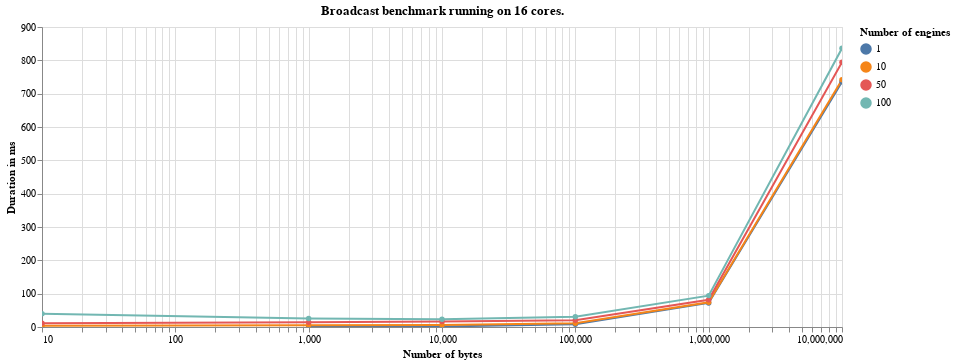
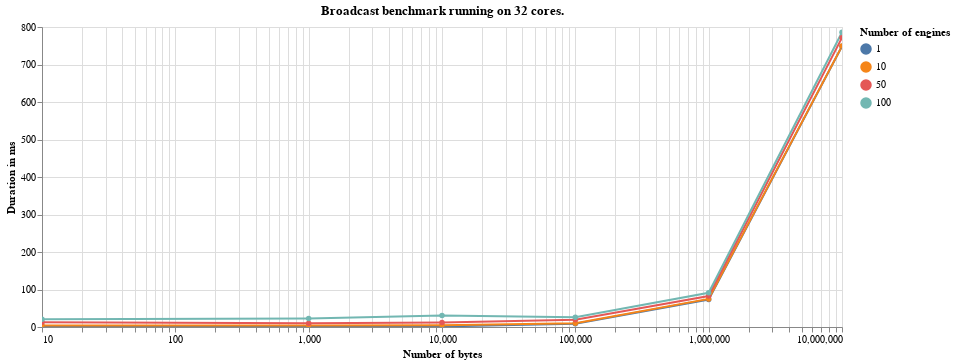
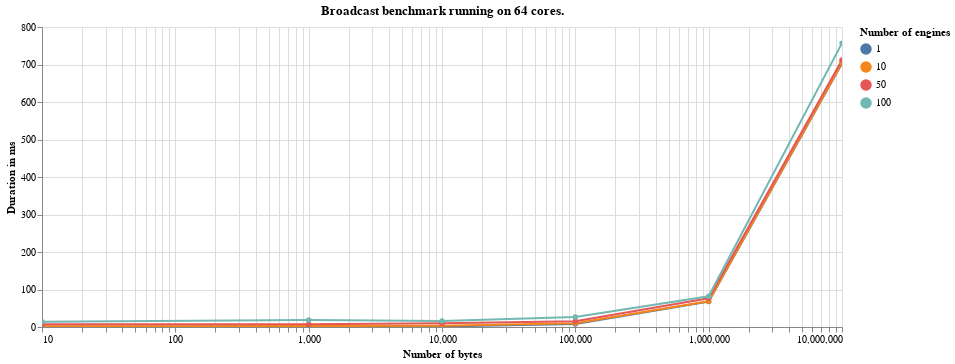

Write notebook code for charts like these, in order.
### Code cell
for core_num, results in sorted(throughput_source.items(), key=lambda key: key[0]):
    data = pd.DataFrame(results)
    alt.Chart(data).mark_line(point=True).encode(
        alt.X(
            'Number of bytes',
            scale=alt.Scale(type='log')
        ),
        y='Duration in ms',
        color='Number of engines:N',
        tooltip='Duration in ms',                         
    ).properties(title=f'Broadcast benchmark running on {core_num} cores.', width=800).interactive().display(renderer='svg')

### Figure 1 — Vega-Lite specification as saved in the notebook (floating-point values rounded to 4 significant figures)
{"$schema": "https://vega.github.io/schema/vega-lite/v3.4.0.json", "config": {"mark": {"tooltip": null}, "view": {"height": 300, "width": 400}}, "data": {"name": "data-6f37a22d3d887c61f9ec378fb2563cf3"}, "datasets": {"data-6f37a22d3d887c61f9ec378fb2563cf3": [{"Duration in ms": 0.83, "Number of bytes": 1000, "Number of engines": 1}, {"Duration in ms": 1.54, "Number of bytes": 10000, "Number of engines": 1}, {"Duration in ms": 8.41, "Number of bytes": 100000, "Number of engines": 1}, {"Duration in ms": 72.17, "Number of bytes": 1000000, "Number of engines": 1}, {"Duration in ms": 735.9, "Number of bytes": 10000000, "Number of engines": 1}, {"Duration in ms": 3.79, "Number of bytes": 10, "Number of engines": 10}, {"Duration in ms": 5.39, "Number of bytes": 1000, "Number of engines": 10}, {"Duration in ms": 5.69, "Number of bytes": 10000, "Number of engines": 10}, {"Duration in ms": 11.47, "Number of bytes": 100000, "Number of engines": 10}, {"Duration in ms": 74.36, "Number of bytes": 1000000, "Number of engines": 10}, {"Duration in ms": 741.8, "Number of bytes": 10000000, "Number of engines": 10}, {"Duration in ms": 11.61, "Number of bytes": 10, "Number of engines": 50}, {"Duration in ms": 14.47, "Number of bytes": 1000, "Number of engines": 50}, {"Duration in ms": 16.15, "Number of bytes": 10000, "Number of engines": 50}, {"Duration in ms": 20.57, "Number of bytes": 100000, "Number of engines": 50}, {"Duration in ms": 81.71, "Number of bytes": 1000000, "Number of engines": 50}, {"Duration in ms": 794.4, "Number of bytes": 10000000, "Number of engines": 50}, {"Duration in ms": 39.73, "Number of bytes": 10, "Number of engines": 100}, {"Duration in ms": 25.27, "Number of bytes": 1000, "Number of engines": 100}, {"Duration in ms": 23.38, "Number of bytes": 10000, "Number of engines": 100}, {"Duration in ms": 31.01, "Number of bytes": 100000, "Number of engines": 100}, {"Duration in ms": 94.14, "Number of bytes": 1000000, "Number of engines": 100}, {"Duration in ms": 836.2, "Number of bytes": 10000000, "Number of engines": 100}]}, "encoding": {"color": {"field": "Number of engines", "type": "nominal"}, "tooltip": {"field": "Duration in ms", "type": "quantitative"}, "x": {"field": "Number of bytes", "scale": {"type": "log"}, "type": "quantitative"}, "y": {"field": "Duration in ms", "type": "quantitative"}}, "mark": {"point": true, "type": "line"}, "selection": {"selector030": {"bind": "scales", "encodings": ["x", "y"], "type": "interval"}}, "title": "Broadcast benchmark running on 16 cores.", "width": 800}

### Figure 2 — Vega-Lite specification as saved in the notebook (floating-point values rounded to 4 significant figures)
{"$schema": "https://vega.github.io/schema/vega-lite/v3.4.0.json", "config": {"mark": {"tooltip": null}, "view": {"height": 300, "width": 400}}, "data": {"name": "data-12cd9b87f912836aaadc8bf40910f5a1"}, "datasets": {"data-12cd9b87f912836aaadc8bf40910f5a1": [{"Duration in ms": 0.74, "Number of bytes": 10, "Number of engines": 1}, {"Duration in ms": 0.83, "Number of bytes": 1000, "Number of engines": 1}, {"Duration in ms": 1.51, "Number of bytes": 10000, "Number of engines": 1}, {"Duration in ms": 8.69, "Number of bytes": 100000, "Number of engines": 1}, {"Duration in ms": 73.09, "Number of bytes": 1000000, "Number of engines": 1}, {"Duration in ms": 748.5, "Number of bytes": 10000000, "Number of engines": 1}, {"Duration in ms": 3.78, "Number of bytes": 10, "Number of engines": 10}, {"Duration in ms": 3.93, "Number of bytes": 1000, "Number of engines": 10}, {"Duration in ms": 4.63, "Number of bytes": 10000, "Number of engines": 10}, {"Duration in ms": 10.22, "Number of bytes": 100000, "Number of engines": 10}, {"Duration in ms": 74.74, "Number of bytes": 1000000, "Number of engines": 10}, {"Duration in ms": 749.1, "Number of bytes": 10000000, "Number of engines": 10}, {"Duration in ms": 12.55, "Number of bytes": 10, "Number of engines": 50}, {"Duration in ms": 10.1, "Number of bytes": 1000, "Number of engines": 50}, {"Duration in ms": 12.17, "Number of bytes": 10000, "Number of engines": 50}, {"Duration in ms": 19.28, "Number of bytes": 100000, "Number of engines": 50}, {"Duration in ms": 82.61, "Number of bytes": 1000000, "Number of engines": 50}, {"Duration in ms": 771.6, "Number of bytes": 10000000, "Number of engines": 50}, {"Duration in ms": 20.91, "Number of bytes": 10, "Number of engines": 100}, {"Duration in ms": 22.58, "Number of bytes": 1000, "Number of engines": 100}, {"Duration in ms": 30.77, "Number of bytes": 10000, "Number of engines": 100}, {"Duration in ms": 25.91, "Number of bytes": 100000, "Number of engines": 100}, {"Duration in ms": 91.17, "Number of bytes": 1000000, "Number of engines": 100}, {"Duration in ms": 785.9, "Number of bytes": 10000000, "Number of engines": 100}]}, "encoding": {"color": {"field": "Number of engines", "type": "nominal"}, "tooltip": {"field": "Duration in ms", "type": "quantitative"}, "x": {"field": "Number of bytes", "scale": {"type": "log"}, "type": "quantitative"}, "y": {"field": "Duration in ms", "type": "quantitative"}}, "mark": {"point": true, "type": "line"}, "selection": {"selector031": {"bind": "scales", "encodings": ["x", "y"], "type": "interval"}}, "title": "Broadcast benchmark running on 32 cores.", "width": 800}

### Figure 3 — Vega-Lite specification as saved in the notebook (floating-point values rounded to 4 significant figures)
{"$schema": "https://vega.github.io/schema/vega-lite/v3.4.0.json", "config": {"mark": {"tooltip": null}, "view": {"height": 300, "width": 400}}, "data": {"name": "data-6b86712f134989f68dafadc0c047a4f3"}, "datasets": {"data-6b86712f134989f68dafadc0c047a4f3": [{"Duration in ms": 0.72, "Number of bytes": 10, "Number of engines": 1}, {"Duration in ms": 0.77, "Number of bytes": 1000, "Number of engines": 1}, {"Duration in ms": 1.43, "Number of bytes": 10000, "Number of engines": 1}, {"Duration in ms": 7.76, "Number of bytes": 100000, "Number of engines": 1}, {"Duration in ms": 67.91, "Number of bytes": 1000000, "Number of engines": 1}, {"Duration in ms": 702.9, "Number of bytes": 10000000, "Number of engines": 1}, {"Duration in ms": 2.2, "Number of bytes": 10, "Number of engines": 10}, {"Duration in ms": 2.47, "Number of bytes": 1000, "Number of engines": 10}, {"Duration in ms": 3.15, "Number of bytes": 10000, "Number of engines": 10}, {"Duration in ms": 9.76, "Number of bytes": 100000, "Number of engines": 10}, {"Duration in ms": 68.58, "Number of bytes": 1000000, "Number of engines": 10}, {"Duration in ms": 703.9, "Number of bytes": 10000000, "Number of engines": 10}, {"Duration in ms": 7.6, "Number of bytes": 10, "Number of engines": 50}, {"Duration in ms": 7.56, "Number of bytes": 1000, "Number of engines": 50}, {"Duration in ms": 9.88, "Number of bytes": 10000, "Number of engines": 50}, {"Duration in ms": 15.3, "Number of bytes": 100000, "Number of engines": 50}, {"Duration in ms": 76.74, "Number of bytes": 1000000, "Number of engines": 50}, {"Duration in ms": 712.0, "Number of bytes": 10000000, "Number of engines": 50}, {"Duration in ms": 14.15, "Number of bytes": 10, "Number of engines": 100}, {"Duration in ms": 18.94, "Number of bytes": 1000, "Number of engines": 100}, {"Duration in ms": 15.99, "Number of bytes": 10000, "Number of engines": 100}, {"Duration in ms": 26.61, "Number of bytes": 100000, "Number of engines": 100}, {"Duration in ms": 81.99, "Number of bytes": 1000000, "Number of engines": 100}, {"Duration in ms": 757.0, "Number of bytes": 10000000, "Number of engines": 100}]}, "encoding": {"color": {"field": "Number of engines", "type": "nominal"}, "tooltip": {"field": "Duration in ms", "type": "quantitative"}, "x": {"field": "Number of bytes", "scale": {"type": "log"}, "type": "quantitative"}, "y": {"field": "Duration in ms", "type": "quantitative"}}, "mark": {"point": true, "type": "line"}, "selection": {"selector032": {"bind": "scales", "encodings": ["x", "y"], "type": "interval"}}, "title": "Broadcast benchmark running on 64 cores.", "width": 800}
